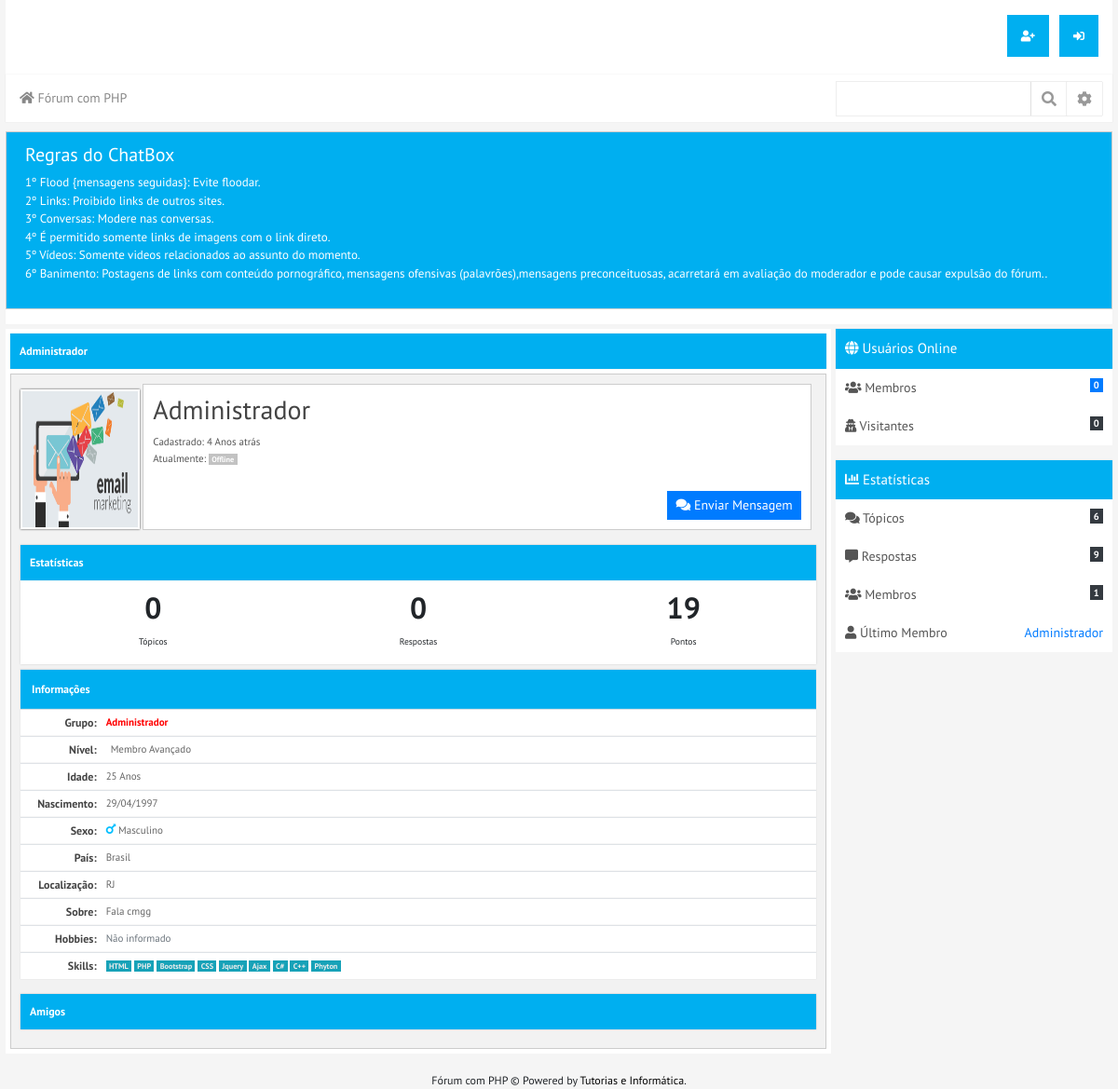
/forum/perfil/admin, run on the app's committed database.
### tables this page shows
CREATE TABLE `configs_site` (
  `id` int(20) NOT NULL,
  `titulo` varchar(200) NOT NULL,
  `pontos_por_curtidas` int(20) NOT NULL DEFAULT '1',
  `description` varchar(200) DEFAULT NULL,
  `keywords` varchar(200) DEFAULT NULL,
  `banner` varchar(200) DEFAULT NULL,
  `icon` varchar(200) DEFAULT NULL
);

CREATE TABLE `chatbox` (
  `id` int(11) NOT NULL,
  `regras` text NOT NULL,
  `min_permission` int(200) NOT NULL DEFAULT '0'
);

CREATE TABLE `usuarios` (
  `id` int(20) NOT NULL,
  `nome` varchar(200) NOT NULL,
  `usuario` varchar(200) NOT NULL,
  `foto` varchar(200) NOT NULL,
  `senha` varchar(200) NOT NULL,
  `email` varchar(200) NOT NULL,
  `nivel` int(200) NOT NULL DEFAULT '0',
  `pontos` int(200) NOT NULL DEFAULT '1',
  `ativo` int(20) NOT NULL DEFAULT '1',
  `ativo_chat` int(20) NOT NULL DEFAULT '1',
  `nascimento` varchar(200) DEFAULT NULL,
  `sexo` int(20) DEFAULT NULL,
  `pais` varchar(200) DEFAULT NULL,
  `estado` varchar(200) DEFAULT NULL,
  `sobre` varchar(200) DEFAULT NULL,
  `hobbies` varchar(200) DEFAULT NULL,
  `skills` varchar(200) DEFAULT NULL,
  `data_cadastro` varchar(200) DEFAULT NULL
);

CREATE TABLE `reputacao_niveis` (
  `id` int(20) NOT NULL,
  `nome` varchar(200) NOT NULL,
  `pontos` int(200) NOT NULL,
  `cor` varchar(200) DEFAULT NULL,
  `bg_cor` varchar(200) DEFAULT NULL
);

### forum/lib/classes.php (the view, shortened to what the rows shown need)
<?php
	class forum extends usuarios{
		public $con = null;
		public function __construct($con){
			$this->con = $con;
		}
		function get_data(){
			return date('d-m-Y H:i:s');
		}
		function calculaDias($diaX,$diaY){
		$data1 = new DateTime($diaX);
		$data2 = new DateTime($diaY);
		$intervalo = $data1->diff($data2);
		if($intervalo->y > 1){
		  return $intervalo->y." Anos atrás";
		}elseif($intervalo->y == 1){
		  return $intervalo->y." Ano atrás";
		}elseif($intervalo->m > 1){
		  return $intervalo->m." Meses atrás";
		}elseif($intervalo->m == 1){
		  return $intervalo->m." Mês atrás";
		}elseif($intervalo->d > 1){
		  return $intervalo->d." Dias atrás";
		}elseif($intervalo->d == 1){
		  return $intervalo->d." Dia atrás";
		}elseif($intervalo->h > 1){
		  return $intervalo->h." Horas atrás";
		}elseif($intervalo->h == 1){
		  return $intervalo->h." Hora atrás";
		}elseif($intervalo->i > 1 && $intervalo->i < 59){
		  return $intervalo->i." Minutos atrás";
		}elseif($intervalo->i == 1){
		  return $intervalo->i." Minuto atrás";
		}elseif($intervalo->s < 60 && $intervalo->i <= 0){
		  return $intervalo->s." Segundo atrás";
		}
	}
	public function carrega_pagina($con){
			$url = (isset($_GET['pagina'])) ? $_GET['pagina'] : 'inicio';
			$explode = explode('/', $url);
			$dir = "pags/";
			$ext = ".php";
			if(file_exists($dir.$explode['0'].$ext)){
			  require_once($dir.$explode['0'].$ext);
			}else{
			  echo '<div class="alert alert-danger">Página não encontrada!</div>';
			}
		}
		public function gera_titulo(){
			$url = (isset($_GET['pagina'])) ? $_GET['pagina'] : 'inicio';
			$explode = explode('/', $url);
			switch($explode['0']):
				case 'perfil':
					$titulo = $this->get_dadosUser($explode['1'], "nome")." - Perfil";
				break;
			endswitch;
		}
		public function mainmenu(){
			echo "
			<div class='main-title'>
			<div class='row'>
				<div class='col-sm-8'>
				  </div>
				<div class='col-sm-4'>
					<ul align='right'>";
					echo "
					</ul>
				</div>
			</div>
		</div>
	    <div class='main-menu'>
	      	<div class='row'>
		      	<div class='col-sm-9'>
			  		<nav aria-label='breadcrumb'>
				  <ol class='breadcrumb'>
				    <li class='breadcrumb-item'><a href='inicio/'><i class='fas fa-home'></i> {$this->get_siteinfos('titulo')}</a></li>";
					   echo "
					  </ol>
					</nav>
		      	</div>
		      	<div class='col-sm-3 form-inline'>
		      		<div class='form-group'>
		      			<form method='POST' action='buscar/'>
		      				<input type='text' name='resultado' class='form-control' required>
		      		</div>
		      		<div class='form-group'>
		      				<button type='submit' class='btn btn-secoundary'><i class='fas fa-search'></i></button>
		      				<input type='hidden' name='env' value='form'>
		      			</form>
		      		</div>
		      		<div class='form-group'>
	      				<button type='button' class='btn btn-secoundary' data-toggle='dropdown' aria-haspopup='true' aria-expanded='false' id='btnGroupDrop1'><i class='fas fa-cog'></i></button>
	      				<div class='dropdown-menu' aria-labelledby='btnGroupDrop1'>
					      <!--<a class='dropdown-item' href='#'>Dropdown link</a>
					      <a class='dropdown-item' href='#'>Dropdown link</a>-->
					    </div>
		      		</div>
		      	</div>
	      	</div>
	    </div>
			";
		}
	public function get_mynivel($pontos, $perfil){
		if($pontos > 0){
			$npontos = $pontos + 1;
		}else{
			$npontos = $pontos;
		}
		$sql = $this->con->prepare("SELECT * FROM reputacao_niveis WHERE (SELECT MAX(pontos) FROM reputacao_niveis WHERE pontos < ?) = pontos OR (SELECT MIN(pontos) FROM reputacao_niveis WHERE pontos > ?) = pontos");
		$sql->bind_param("ss", $npontos, $npontos);
		$sql->execute();
		$get = $sql->get_result();
		$dados = $get->fetch_assoc();
		if($perfil == true){
			echo "<span style='color: {$dados['cor']}; padding: 5px; text-align:center;'>".$dados['nome']."</span>";
		}else if($perfil == false){
			echo "<div style='color: {$dados['cor']}; background-color: {$dados['bg_cor']}; padding: 5px; text-align:center;'>".$dados['nome']."</div>";
		}
	}
	public function get_chatbox(){
		$sql = $this->con->prepare("SELECT * FROM chatbox");
		$sql->execute();
		$get = $sql->get_result();
		$dados = $get->fetch_assoc();
		echo "
		<div class='chatbox-full'>
		<div class='row'>
				<div class='col-sm-12'>
					<div class='alert alert-success'>
						{$dados['regras']}
					</div>
				</div>
			";
		$style = null;
		$placeholder = null;
		$show = null;
		if(!isset($_SESSION['userLogin'])){
   			$style = "style='display:none;'";
   			$show = "disabled";
   		}else if(isset($_SESSION['userLogin']) && $this->ativo_chat == 0 || $this->ativo == 0){
   			$col = "col-sm-9";
   			$show = "disabled";
   			$placeholder = "placeholder='Você está bloquado.'";
   		}else if(isset($_SESSION['userLogin']) && $this->nivel < $dados['min_permission']){
   			$col = "col-sm-9";
   			$show = "disabled";
   			$placeholder = "placeholder='Usuários com este nível não podem utilizar o chat'";
   		}
   		echo "<div class='col-sm-3' "; echo $style; echo ">
   			<form method='POST'>
   				<textarea class='form-control' rows='4' name='msg' "; echo $placeholder; echo $show; echo"></textarea>
   				<div class='options' align='center'>
	   				<button type='submit' class='btn btn-info btn-sm' {$show}>Enviar</button>
	   				<button type='reset' class='btn btn-primary btn-sm'>Limpar</button>
	   				<input type='hidden' name='env' value='envchat'>
   				</div>
   			</form>";
   		echo "</div></div></div>";
	}
	public function get_totalMembersOnline(){
		$sql = $this->con->prepare("SELECT * FROM usuarios_online WHERE sessao IS NOT NULL");
		$sql->execute();
		return $sql->get_result()->num_rows;
	}
	public function get_totalVisitantesOnline(){
		$sql = $this->con->prepare("SELECT * FROM usuarios_online WHERE sessao IS NULL");
		$sql->execute();
		return $sql->get_result()->num_rows;
	}
	public function get_numTopics(){
		$sql = $this->con->prepare("SELECT * FROM topicos");
		$sql->execute();
		return $sql->get_result()->num_rows;
	}
	public function get_numrespostas(){
		$sql = $this->con->prepare("SELECT * FROM respostas");
		$sql->execute();
		return $sql->get_result()->num_rows;
	}
	public function get_numusers(){
		$sql = $this->con->prepare("SELECT * FROM usuarios");
		$sql->execute();
		return $sql->get_result()->num_rows;
	}
	public function get_lastuser($valor){
		$sql = $this->con->prepare("SELECT * FROM usuarios ORDER BY id DESC LIMIT 1");
		$sql->execute();
		$get = $sql->get_result();
		$dados = $get->fetch_assoc();
		return $dados[$valor];
	}
	public function get_dadosUser($usuario, $valor){
		$sql = $this->con->prepare("SELECT * FROM usuarios WHERE usuario = ?");
		$sql->bind_param("s", $usuario);
		$sql->execute();
		$get = $sql->get_result();
		$dados = $get->fetch_assoc();
		return $dados[$valor];
	}
	public function get_siteinfos($valor){
		$sql = $this->con->prepare("SELECT * FROM configs_site");
		$sql->execute();
		$get = $sql->get_result();
		$dados = $get->fetch_assoc();
		return $dados[$valor];
	}
	public function rightMenu(){
		echo "
		<div class='col-sm-3'>
    <div class='right-menu-title'><i class='fas fa-globe'></i> Usuários Online</div>
    <div class='right-menu'>
      <ul>
        <li><i class='fas fa-users'></i> Membros <span class='float-right badge badge-primary'>{$this->get_totalMembersOnline()}</span></li>
        <li><i class='fas fa-user-secret'></i> Visitantes <span class='float-right badge badge-dark'>{$this->get_totalVisitantesOnline()}</span></li>
      </ul>
	</div>
  <div class='right-menu-title'><i class='fas fa-chart-bar'></i> Estatísticas</div>
    <div class='right-menu'>
      <ul>
        <li><i class='fas fa-comments'></i> Tópicos <span class='float-right badge badge-dark'>{$this->get_numTopics()}</span></li>
        <li><i class='fas fa-comment-alt'></i> Respostas <span class='float-right badge badge-dark'>{$this->get_numrespostas()}</span></li>
        <li><i class='fas fa-users'></i> Membros <span class='float-right badge badge-dark'>{$this->get_numusers()}</span></li>
        <li><i class='fas fa-user'></i> Último Membro <span class='float-right'><a href='perfil/{$this->get_lastuser('usuario')}' class='text-primary'>{$this->get_lastuser('nome')}</a></span></li>
      </ul>
  </div>
</div>";
	}
	public function calculaIdade($nascimento){
		$dataAtual = date('d-m-Y');
		$data1 = new DateTime($dataAtual);
		$data2 = new DateTime($nascimento);
		$intervalo = $data1->diff( $data2 );
		return $intervalo->y;
	}
	public function total_CountsK($total){
		if($total >= 1000){
			$number = number_format($total,1,',','.');
			return round($number, 1)."K";
		}else if($total < 1000){
			return $total;
		}
	}
	public function get_totalTopicsByUser($postador, $option){
		$sql = $this->con->prepare("SELECT id FROM {$option} WHERE postador = ?");
		$sql->bind_param("s", $postador);
		$sql->execute();
		$result = $sql->get_result()->num_rows;
		return str_replace(".", ",", $this->total_CountsK($result));
	}
	public function get_userprofile($user){
	$sql = $this->con->prepare("SELECT * FROM usuarios WHERE usuario = ?");
	$sql->bind_param("s", $user);
	$sql->execute();
	$get = $sql->get_result();
	$total = $get->num_rows;
	if($total > 0){
		$dados = $get->fetch_assoc();
		$status = $this->get_userstatus($dados['usuario']);
		switch($status){
			case 0:
				$status = "<span class='badge badge-secoundary'>Offline</span>";
			break;
		}
		if(is_null($dados['sexo'])){
			$dados['sexo'] = "<span class='text-muted'>Não informado</span>";
		}else if($dados['sexo'] == 0){
			$dados['sexo'] = "<i class='fas fa-mars'></i> Masculino";
		}else if($dados['sexo'] == 1){
			$dados['sexo'] = "<i class='fas fa-venus'></i> Feminino";
		}
		switch($dados['nivel']){
			case 2:
				$nivel = "<span class='type-admin'>Administrador</span>";
			break;
		}
		if($dados['nascimento'] == null){
			 $nascimento = "<span class='text-muted'>Não informado</span>";
			 $idade = "<span class='text-muted'>Não informado</span>";
		}else{
			$nascimento = str_replace("-", "/", $this->inverteData($dados['nascimento']));
			$idade = $this->calculaIdade($dados['nascimento'])." Anos";
		}
		if($dados['pais'] == null){
			 $dados['pais'] = "<span class='text-muted'>Não informado</span>";
		}else{
			$dados['pais'] = $dados['pais'];
		}
		if($dados['estado'] == null){
			 $dados['estado'] = "<span class='text-muted'>Não informado</span>";
		}else{
			$dados['estado'] = $dados['estado'];
		}
		if($dados['sobre'] == null){
			 $dados['sobre'] = "<span class='text-muted'>Não informado</span>";
		}else{
			$dados['sobre'] = $dados['sobre'];
		}
		$totalSkill = null;
		$explodeSkill = null;
		if($dados['skills'] == null){
			 $dados['skills'] = "<span class='text-muted'>Não informado</span>";
		}else{
			$explodeSkill = explode(',', $dados['skills']);
			$totalSkill = count($explodeSkill);
		}
		if($dados['hobbies'] == null){
			 $dados['hobbies'] = "<span class='text-muted'>Não informado</span>";
		}else{
			$dados['hobbies'] = $dados['hobbies'];
		}
		echo "
	<div class='perfil-content'>
	<div class='profile-nome'>{$dados['nome']}</div>
	<div class='profile'>
		<ul>
			<li class='foto'><img src='{$dados['foto']}' class='img-fluid'></li>
			<li class='bio'>
				<h3>{$dados['nome']}</h3>
				<p>
					<small>Cadastrado: {$this->calculaDias($this->get_data(), $dados['data_cadastro'])}</small><br>
					<small>Atualmente: {$status}</small>
				</p>
				<span class='float-right'>";
				if($user != $this->usuario){
					echo "<a class='btn btn-primary btn-sm' href='conversa/{$dados['usuario']}'><i class='fas fa-comments'></i>  Enviar Mensagem</a>";
				}
				echo "</span>
			</li>
		</ul>
		<div class='perfil-stats'>
			<div class='profile-nome'>Estatísticas</div>
			<div class='row'>
				<div class='col-sm-4 text-center'>
	                <h2><strong> {$this->get_totalTopicsByUser($dados['usuario'], 'topicos')} </strong></h2>
	                <p><small>Tópicos</small></p>
	            </div>
	            <div class='col-sm-4 text-center'>
	                <h2><strong> {$this->get_totalTopicsByUser($dados['usuario'], 'respostas')}  </strong></h2>
	                <p><small>Respostas</small></p>
	            </div>
	            <div class='col-sm-4 text-center'>
	                <h2><strong> {$dados['pontos']} </strong></h2>
	                <p><small>Pontos</small></p>
	            </div>
			</div>
		</div>";
		echo "<div class='table-responsive-lx'>
			<table class='table'>
				<tr>
					<th>Informações</th>
					<th></th>
				</tr>
				<tr>
					<td align='left' class='title'>Grupo:</td>
					<td align='left'>{$nivel}</td>
				</tr>
				<tr>
					<td align='left' class='title'>Nível:</td>
						<td align='left'>";
						echo $this->get_mynivel($dados['pontos'], true);
		 				echo "</td>
				</tr>
				<tr>
					<td align='left' class='title'>Idade:</td>
					<td align='left'>{$idade}</td>
				</tr>
				<tr>
					<td align='left' class='title'>Nascimento:</td>
					<td align='left'>{$nascimento}</td>
				</tr>
				<tr>
					<td align='left' class='title'>Sexo:</td>
					<td align='left'>{$dados['sexo']}</td>
				</tr>
				<tr>
					<td align='left' class='title'>País:</td>
					<td align='left'>{$dados['pais']}</td>
				</tr>
				<tr>
					<td align='left' class='title'>Localização:</td>
					<td align='left'>{$dados['estado']}</td>
				</tr>
				<tr>
					<td align='left' class='title'>Sobre:</td>
					<td align='left'>{$dados['sobre']}</td>
				</tr>
				<tr>
					<td align='left' class='title'>Hobbies:</td>
					<td align='left'>{$dados['hobbies']}</td>
				</tr>
				<tr>
					<td align='left' class='title'>Skills:</td>
					<td align='left'>";
					for($i = 0; $i<$totalSkill; $i++){
						echo "<span class='badge badge-info'>".$explodeSkill[$i]."</span> ";
					}
				echo "</td>
				</tr>
			</table>
			<div class='perfil-stats'>
			<div class='profile-nome'>Amigos</div>";
			echo "</div>
		</div>
	</div>
</div>";
		}
	}
	public function get_userstatus($user){
		$sql = $this->con->prepare("SELECT * FROM usuarios_online WHERE sessao = ?");
		$sql->bind_param("s", $user);
		$sql->execute();
		return $sql->get_result()->num_rows;
	}
	public function inverteData($data){
	    if(count(explode("/",$data)) > 1){
	        return str_replace("/", "-", implode("-",array_reverse(explode("/",$data))));
	    }elseif(count(explode("-",$data)) > 1){
	        return str_replace("/", "-", implode("/",array_reverse(explode("-",$data))));
	    }
	}
}
?>

### forum/index.php (shortened to what the rows shown need)
<?php
	include_once("lib/includes.php");
	$forum = new forum($con);
?>
<!doctype html>
<html lang="en">
  <head>
    <title><?php $forum->gera_titulo();?></title>
    <link rel="stylesheet" href="css/bootstrap.min.css">
    <link rel="stylesheet" href="https://use.fontawesome.com/releases/v5.3.1/css/all.css">
    <?php $cor = (isset($_GET['cor'])) ? $_GET['cor'] : 'styleblue';?>
    <link rel="stylesheet" href="css/<?php echo $cor;?>.css"/>
    <link href="css/prism.css" rel="stylesheet"/>
  </head>
  <body>
  	<?php
  		$forum->mainmenu();
  		$forum->get_chatbox();
      $forum->grava_ip_online();
    ?>
  <div class="row">
  	<div class="col-sm-9">
	  	<?php
        $forum->carrega_pagina($con);
      ?>
  	</div>
	<?php $forum->rightMenu();?>
</div>
<?php $forum->modalLogin();?>
  </body>
  <footer><?php echo $forum->get_siteinfos("titulo");?> &copy; Powered by <a href="http://www.tutoriaiseinformatica.com">Tutorias e Informática</a>.</footer>
</html>

### data on the page
configs_site: titulo "Fórum com PHP"
chatbox: regras "Regras do ChatBox 1º Flood {mensagens seguidas}: Evite floodar. 2º Links: Proibido links de outros sites. 3º Conversas: Modere nas conversas. 4º É permitido somente links de imagens com o link direto. 5º Vídeos: Somente videos relacionados ao assunto do momento. 6º Banimento: Postagens de links com conteúdo pornográfico, mensagens ofensivas (palavrões),mensagens preconceituosas, acarretará em avaliação do moderador e pode causar expulsão do fórum.."
usuarios: nome "Administrador", foto (picture), data_cadastro "4 Anos atrás", pontos "19", nascimento "25 Anos", pais "Brasil", estado "RJ", sobre "Fala cmgg", skills "HTML", skills "PHP", skills "Bootstrap", skills "CSS", skills "Jquery", skills "Ajax", skills "C#", skills "C++", skills "Phyton"
reputacao_niveis: nome "Membro Avançado"

### other printed values
$this->get_totalTopicsByUser($dados['usuario'], 'topicos') "0"
$this->get_totalTopicsByUser($dados['usuario'], 'respostas') "0"
$nascimento "29/04/1997"
$this->get_totalMembersOnline() "0"
$this->get_totalVisitantesOnline() "0"
$this->get_numTopics() "6"
$this->get_numrespostas() "9"
$this->get_numusers() "1"
